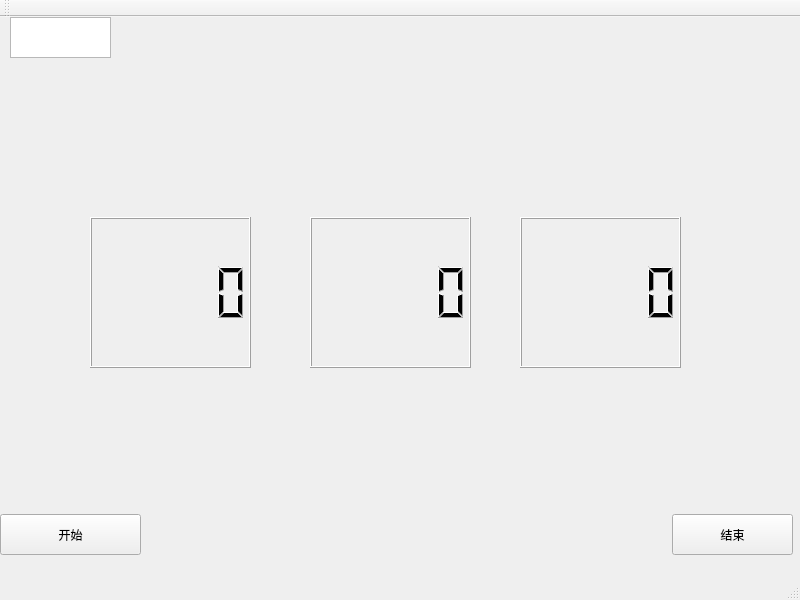
<?xml version="1.0" encoding="UTF-8"?>
<ui version="4.0">
 <class>MainWindow</class>
 <widget class="QMainWindow" name="MainWindow">
  <property name="geometry">
   <rect>
    <x>0</x>
    <y>0</y>
    <width>800</width>
    <height>600</height>
   </rect>
  </property>
  <property name="windowTitle">
   <string>MainWindow</string>
  </property>
  <widget class="QWidget" name="centralWidget">
   <widget class="QLCDNumber" name="lcdhour">
    <property name="geometry">
     <rect>
      <x>90</x>
      <y>200</y>
      <width>161</width>
      <height>151</height>
     </rect>
    </property>
    <property name="value" stdset="0">
     <double>0.000000000000000</double>
    </property>
   </widget>
   <widget class="QLCDNumber" name="lcdminute">
    <property name="geometry">
     <rect>
      <x>310</x>
      <y>200</y>
      <width>161</width>
      <height>151</height>
     </rect>
    </property>
   </widget>
   <widget class="QLCDNumber" name="lcdsecond">
    <property name="geometry">
     <rect>
      <x>520</x>
      <y>200</y>
      <width>161</width>
      <height>151</height>
     </rect>
    </property>
   </widget>
   <widget class="QPushButton" name="startTime">
    <property name="geometry">
     <rect>
      <x>0</x>
      <y>497</y>
      <width>141</width>
      <height>41</height>
     </rect>
    </property>
    <property name="text">
     <string>开始</string>
    </property>
   </widget>
   <widget class="QPushButton" name="endTime">
    <property name="geometry">
     <rect>
      <x>672</x>
      <y>497</y>
      <width>121</width>
      <height>41</height>
     </rect>
    </property>
    <property name="text">
     <string>结束</string>
    </property>
   </widget>
   <widget class="QTextEdit" name="textEdit">
    <property name="geometry">
     <rect>
      <x>10</x>
      <y>0</y>
      <width>101</width>
      <height>41</height>
     </rect>
    </property>
   </widget>
  </widget>
  <widget class="QMenuBar" name="menuBar">
   <property name="geometry">
    <rect>
     <x>0</x>
     <y>0</y>
     <width>800</width>
     <height>26</height>
    </rect>
   </property>
  </widget>
  <widget class="QToolBar" name="mainToolBar">
   <attribute name="toolBarArea">
    <enum>TopToolBarArea</enum>
   </attribute>
   <attribute name="toolBarBreak">
    <bool>false</bool>
   </attribute>
  </widget>
  <widget class="QStatusBar" name="statusBar"/>
 </widget>
 <layoutdefault spacing="6" margin="11"/>
 <resources/>
 <connections/>
</ui>
